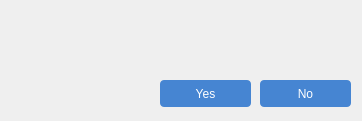
<?xml version="1.0" encoding="UTF-8"?>
<ui version="4.0">
 <class>DialogConfirmClass</class>
 <widget class="QDialog" name="DialogConfirmClass">
  <property name="geometry">
   <rect>
    <x>0</x>
    <y>0</y>
    <width>362</width>
    <height>121</height>
   </rect>
  </property>
  <property name="windowTitle">
   <string>DialogConfirm</string>
  </property>
  <widget class="QLabel" name="label">
   <property name="geometry">
    <rect>
     <x>20</x>
     <y>20</y>
     <width>41</width>
     <height>41</height>
    </rect>
   </property>
   <property name="text">
    <string/>
   </property>
   <property name="pixmap">
    <pixmap>../icon/question.png</pixmap>
   </property>
   <property name="scaledContents">
    <bool>true</bool>
   </property>
   <property name="wordWrap">
    <bool>false</bool>
   </property>
  </widget>
  <widget class="QLabel" name="content">
   <property name="geometry">
    <rect>
     <x>80</x>
     <y>20</y>
     <width>271</width>
     <height>41</height>
    </rect>
   </property>
   <property name="text">
    <string/>
   </property>
   <property name="wordWrap">
    <bool>true</bool>
   </property>
  </widget>
  <widget class="QPushButton" name="btn_no">
   <property name="geometry">
    <rect>
     <x>260</x>
     <y>80</y>
     <width>91</width>
     <height>27</height>
    </rect>
   </property>
   <property name="styleSheet">
    <string notr="true">QPushButton {
	text-align: center;
	color: #fff;
	background-color: rgba(70, 133, 210, 1);
	border-radius: 4px;
}

QPushButton:hover {
	background-color: rgba(70, 133, 210, 0.7);
}</string>
   </property>
   <property name="text">
    <string>No</string>
   </property>
   <property name="icon">
    <iconset>
     <normaloff>../icon/close.png</normaloff>../icon/close.png</iconset>
   </property>
   <property name="iconSize">
    <size>
     <width>12</width>
     <height>12</height>
    </size>
   </property>
  </widget>
  <widget class="QPushButton" name="btn_yes">
   <property name="geometry">
    <rect>
     <x>160</x>
     <y>80</y>
     <width>91</width>
     <height>27</height>
    </rect>
   </property>
   <property name="styleSheet">
    <string notr="true">QPushButton {
	text-align: center;
	color: #fff;
	background-color: rgba(70, 133, 210, 1);
	border-radius: 4px;
}

QPushButton:hover {
	background-color: rgba(70, 133, 210, 0.7);
}</string>
   </property>
   <property name="text">
    <string>Yes</string>
   </property>
   <property name="icon">
    <iconset>
     <normaloff>../icon/check.png</normaloff>../icon/check.png</iconset>
   </property>
   <property name="iconSize">
    <size>
     <width>14</width>
     <height>14</height>
    </size>
   </property>
  </widget>
 </widget>
 <layoutdefault spacing="6" margin="11"/>
 <resources/>
 <connections/>
</ui>
